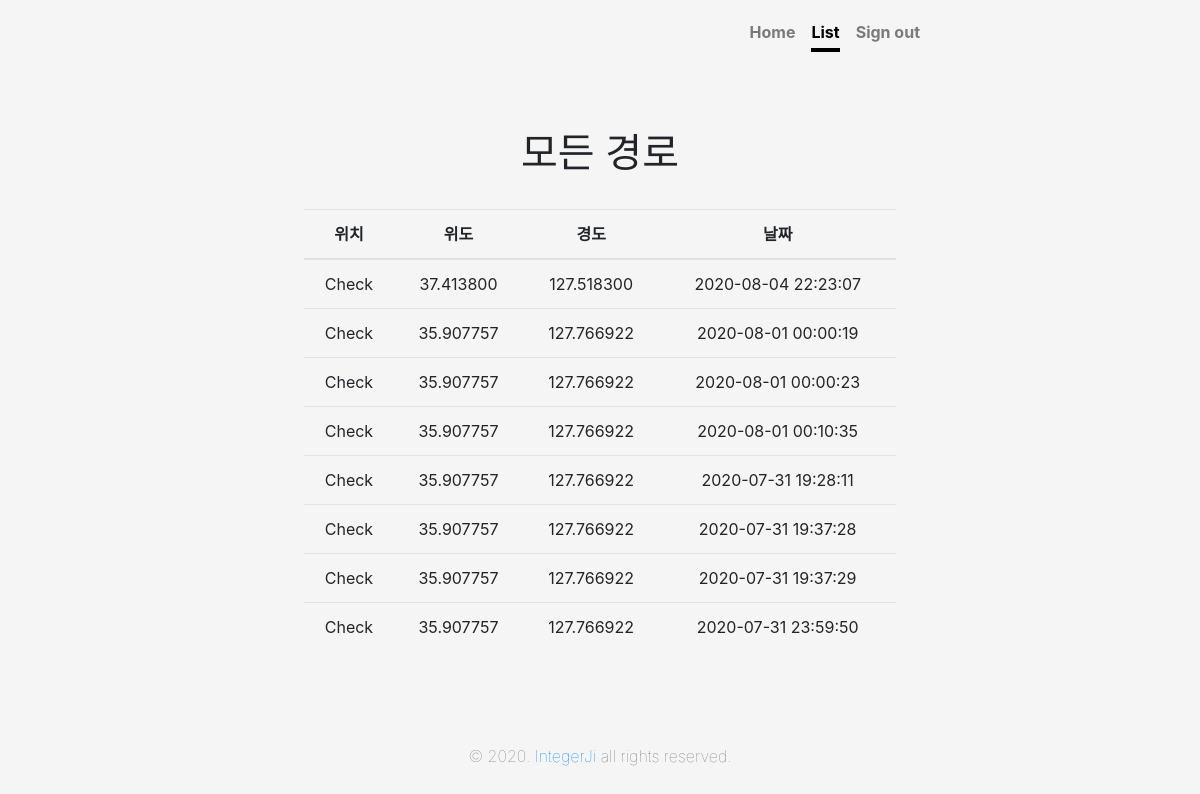
The page /app/list/ (signed in) on the database as committed earlier.
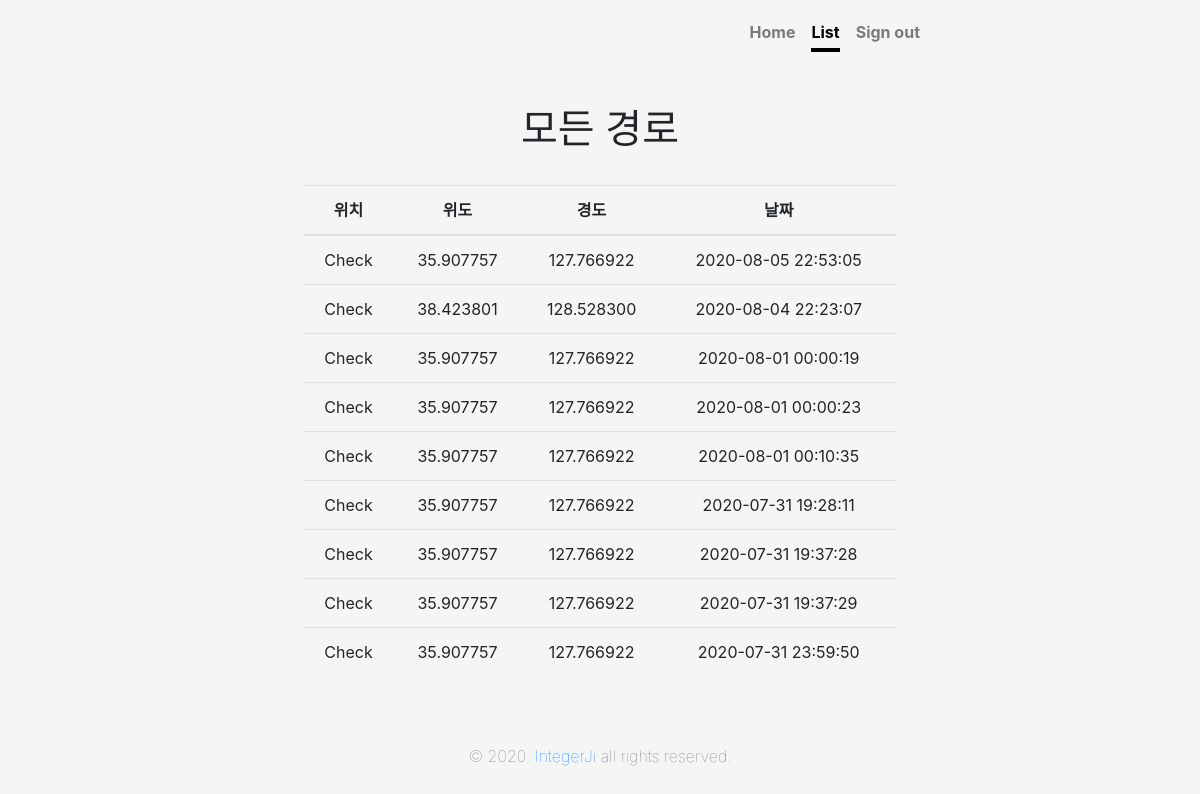
The same page on the database as committed later.
### app/models.py (models this page shows)
class Report(models.Model):
    objects = models.Manager()
    input_user = models.ForeignKey(User, on_delete = models.CASCADE)
    input_report = models.CharField(max_length=200, null = True, default='비어있음')
    input_date = models.CharField(max_length=20, default=0, null=True, blank=True)
    input_time = models.CharField(max_length=20, default=0, null=True, blank=True)
    input_lat = models.DecimalField(max_digits=9, decimal_places=6, null = True)
    input_lon = models.DecimalField(max_digits=9, decimal_places=6, null = True)

### app/views.py (the view)
# urls.py: path('list/', views.list, name='list'),
def list(request):
    report = Report.objects.filter(input_user=request.user).order_by('-input_date')
    return render(request, 'list.html', {'report':report })

### app/templates/list.html (shortened to what this page needs)
{% load static %}
<!doctype html>
<html lang="en">
<head>
  <link href="{% static 'css/bootstrap.css' %}" rel="stylesheet">
  <link href="{% static 'css/cover.css' %}" rel="stylesheet">
</head>
<body class="text-center">
  <div class="cover-container d-flex w-100 h-100 p-3 mx-auto flex-column">
    <header class="masthead mb-auto">
      <div class="inner">
        <nav class="nav nav-masthead justify-content-center">
          <a class="nav-link" href="{% url 'index' %}">Home</a>
          <a class="nav-link active" href="{% url 'list' %}">List</a>
          <a class="nav-link" href="{% url 'signout' %}">Sign out</a>
        </nav>
      </div>
    </header>
    <main role="main" class="inner cover">
      <h1 class="cover-heading">모든 경로</h1>
      <br>
      <table class="table">
        <thead>
          <tr>
            <th scope="col">위치</th>
            <th scope="col">위도</th>
            <th scope="col">경도</th>
            <th scope="col">날짜</th>
          </tr>
        </thead>
        <tbody>
          {% for report in report.all %}
          <tr>
            <td>{{ report.input_report }}</td>
            <td>{{ report.input_lat }}</td>
            <td>{{ report.input_lon }}</td>
            <td>{{ report.input_date }} {{ report.input_time }}</td>
          </tr>
          {% endfor %}
        </tbody>
      </table>
    </main>
    <footer class="mastfoot mt-auto">
      <div class="inner">
        <p class="text-muted font-weight-lighter">&copy; 2020. <a href="https://www.instagram.com/integer_ji/">IntegerJi</a> all rights reserved.</p>
      </div>
    </footer>
  </div>
</body>

### app/static/css/cover.css (style rules this page uses)
html, body { height: 100%; background-color: #f5f5f5; }
body { display: -ms-flexbox; display: flex; }
.cover-container { max-width: 42em; }
.masthead { margin-bottom: 2rem; }
.nav-masthead .nav-link { padding: .25rem 0; font-weight: 700; color: rgba(0, 0, 0, .5); background-color: transparent; border-bottom: .25rem solid transparent; }
.nav-masthead .nav-link + .nav-link { margin-left: 1rem; }
.nav-masthead .active { color: #000; border-bottom-color: #000; }
@media (min-width: 48em) { .nav-masthead { float: right; } }
.cover { padding: 0 1.5rem; }

Rows that differ between the two databases and show on the page:
added Report: input_report "Check", input_lat "35.907757", input_lon "127.766922", input_date "2020-08-05", input_time "22:53:05"
changed Report (number 2 of 9 on the later page): input_lat "37.413800" → "38.423801"; input_lon "127.518300" → "128.528300"
